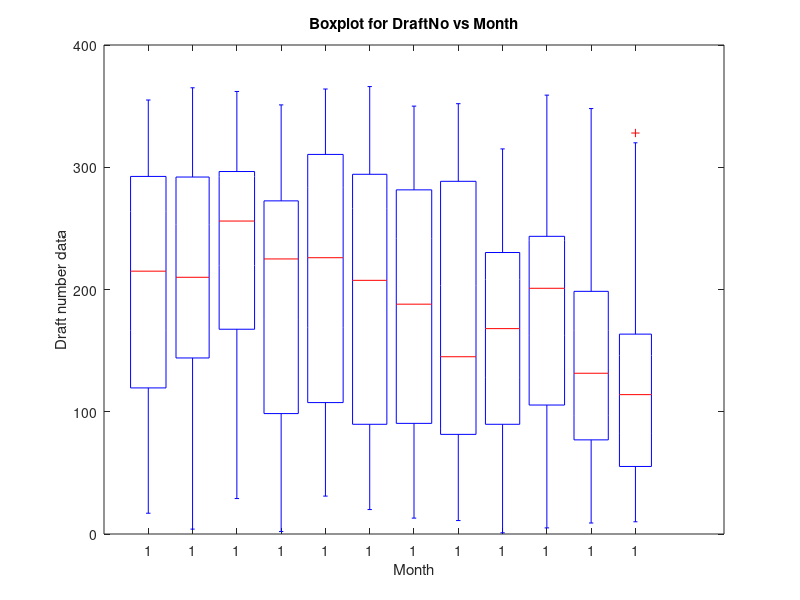

Write MATLAB code to recreate this figure.
%CBEE 213 HW1 
%preamble
clear all; close all; clc;

%load saved imported data
load('HW1_data.mat')

%boxplot data
boxplot(DraftNo,MonthNo)

%Naming title and x-y axis
title('Boxplot for DraftNo vs Month')
xlabel('Month')
ylabel('Draft number data')